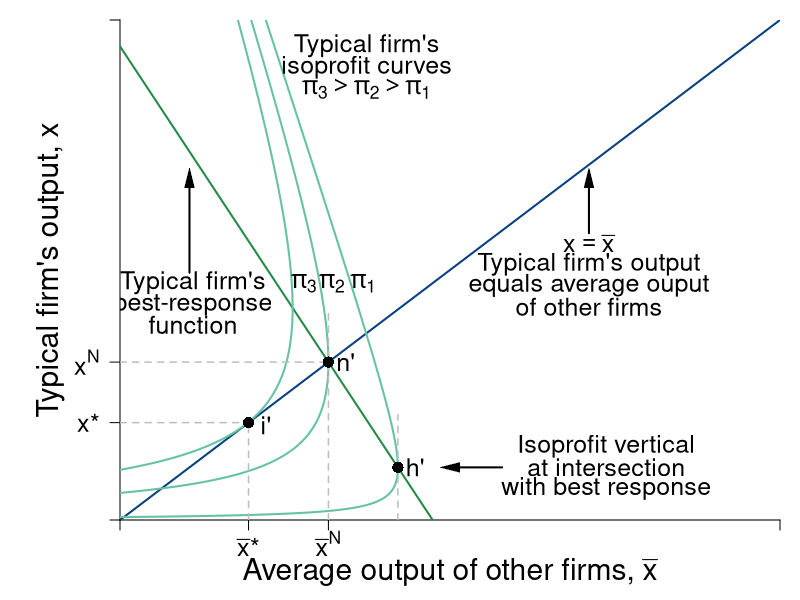

The R source for this figure:
require(shape)
pdf(file = "competitionmarkets/competition_average.pdf", width = 9, height = 7)

#Set parameters for graphics
axislabelsize <- 1.8
labelsize <- 1.5
namesize <- 1.8
annotatesize <- 1.5
graphlinewidth <- 2
segmentlinewidth <- 1.5

COL <- c("#7fc97f", "#beaed4", "#fdc086", "#ffff99", "#386cb0", "#f0027f", "#bf5b17", "#666666")
COLA <- c("#99d8c9","#66c2a4","#41ae76", "#238b45", "#005824")
COLB <- c("#4eb3d3", "#2b8cbe", "#0868ac","#084081")

par(mar =  c(4, 6, 1, 1))

piA <- function(xbar, x, s = 0.5, pmax = 20, c1 = 2, n = 5) {
  (pmax - s*(n - 1)*xbar)*x - s*(x)^2 - c1*x
}

brfA <- function(xbar, s = 0.5, pmax = 20, c1 = 2, n = 5) {
  (pmax - c1)/(2*s) - ((n-1)/(2))*xbar
}

Equal45 <- function(xbar, slope = 1){
  slope*xbar
}

xANEcomp <- function(pbar, c1 = 2, n = 8, beta = 0.5){
  (1/(n+1))*(pbar - c1)/beta
}


xlims <- c(0, 19)
ylims <- c(0, 19)

npts <- 501 
x <- seq(xlims[1], xlims[2], length.out = npts)
y <- seq(ylims[1], ylims[2], length.out = npts) 
a <- c(2, 18, 32.5)
b <- c(60, 72, 81)


plot(0, 0, xlim = xlims, ylim = ylims, type = "n",
     xlab = expression(paste("")),
     ylab = expression(paste("")), 
     xaxt = "n", 
     yaxt = "n", 
     cex.lab = axislabelsize, 
     bty = "n",
     xaxs="i", 
     yaxs="i")

ticksy <- c(0, 3.7, 6, ylims[2])
ylabels <- c(NA, expression(paste(x,"*")), expression(paste(x^N)), NA)
ticksx <- c(0, 3.7, 6, xlims[2])
xlabels <- c(NA, expression(paste(bar(x),"*")), expression(paste(bar(x)^{N})), NA)


axis(1, at = ticksx, pos = 0, labels = xlabels, cex.axis = labelsize)
axis(2, at = ticksy, pos = 0, labels = ylabels, las = 1, cex.axis = labelsize)

npts <- 500 
xx1 <- seq(xlims[1], xlims[2], length.out = npts)

lines(xx1, brfA(xx1, s = 0.5, pmax = 20, c1 = 2, n = 5), col = COLA[4], lwd = graphlinewidth)
lines(xx1, Equal45(xx1, slope = 1), col = COLB[4], lwd = graphlinewidth)

contour(x, y,
        outer(x, y, piA),
        #labels = c("v1", "v2", "v3"),
        drawlabels = FALSE,
        col = COLA[2],
        #xlab = expression(paste("A's Apples, ", x)),
        #ylab = expression(paste("A's Oranges, ", y)),
        #cex.lab = axislabelsize,
        lwd = graphlinewidth,
        levels = a,
        xaxs="i",
        yaxs="i",
        add = TRUE)

mtext(expression(paste("Average output of other firms, ", bar(x))), side=1, line = 2.5, cex = axislabelsize)
text(-2, 0.5*ylims[2], expression(paste("Typical firm's output, ", x)), xpd = TRUE, cex = axislabelsize, srt = 90) 




segments(0, 6, 6, 6, lty = 2, col = "gray" , lwd = segmentlinewidth)
segments(6, 0, 6, 8, lty = 2, col = "gray" , lwd = segmentlinewidth)
points(6, 6, pch = 16, col = "black", cex = 1.5)
text(6.5, 6, expression(paste(n,"'")), cex = labelsize)
segments(0, 3.7, 3.7, 3.7, lty = 2, col = "gray" , lwd = segmentlinewidth)
segments(3.7, 0, 3.7, 3.7, lty = 2, col = "gray" , lwd = segmentlinewidth)
points(3.7, 3.7, pch = 16, col = "black", cex = 1.5)
text(4.2, 3.6, expression(paste(i,"'")), cex = labelsize)
segments(8, brfA(xbar = 8) - 2, 8, brfA(xbar = 8) + 2, lty = 2, col = "gray" , lwd = segmentlinewidth)
points(8, brfA(xbar = 8), pch = 16, col = "black", cex = 1.5)
text(8.5, brfA(xbar = 8), expression(paste(h,"'")), cex = labelsize)


text(14, brfA(xbar = 8) + 0.8, expression(paste("Isoprofit vertical")), cex = annotatesize)
text(14, brfA(xbar = 8), expression(paste("at intersection")), cex = annotatesize)
text(14, brfA(xbar = 8) - 0.8, expression(paste("with best response")), cex = annotatesize)
Arrows(11, brfA(xbar = 8), 9.5, brfA(xbar = 8), col = "black", lty = 1, lwd = 2, arr.type = "triangle", arr.lwd = 0.5)

Arrows(13.5, 10.9, 13.5, 13, col = "black", lty = 1, lwd = 2, arr.type = "triangle", arr.lwd = 0.5)
text(13.5, 10.5, expression(paste(x == bar(x))), cex = annotatesize)
text(13.5, 9.7, expression(paste("Typical firm's output")), cex = annotatesize)
text(13.5, 8.9, expression(paste("equals average ouput")), cex = annotatesize)
text(13.5, 8.1, expression(paste("of other firms")), cex = annotatesize)

text(2.1, 9, expression(paste("Typical firm's")), cex = annotatesize)
text(2.1, 8.2, expression(paste("best-response")), cex = annotatesize)
text(2.1, 7.4, expression(paste("function")), cex = annotatesize)
Arrows(2, 9.4, 2, 13, col = "black", lty = 1, lwd = 2, arr.type = "triangle", arr.lwd = 0.5)


#Label the iso-welfare functions for the HG, Aisha
text(7, 9, expression(pi[1]), cex = annotatesize)
text(6.1, 9, expression(pi[2]), cex = annotatesize)
text(5.3, 9, expression(pi[3]), cex = annotatesize)
text(7.1, 18, expression("Typical firm's"), cex = annotatesize)
text(7.1, 17.2, expression("isoprofit curves"), cex = annotatesize)
text(7.1, 16.4, expression(paste(pi[3] > pi[2], phantom() > pi[1])), cex = annotatesize)


#B's brf
text(7, 30, expression(paste("A's best response")), cex = annotatesize)
text(7, 29, expression(paste("function")), cex = annotatesize)
Arrows(7, 28.2, 7, 23.5, col = "black", lty = 1, lwd = 2, arr.type = "triangle", arr.lwd = 0.5)


dev.off()
